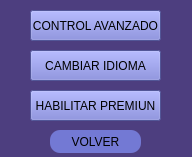
<?xml version="1.0" encoding="UTF-8"?>
<ui version="4.0">
 <class>Dialog</class>
 <widget class="QDialog" name="Dialog">
  <property name="geometry">
   <rect>
    <x>0</x>
    <y>0</y>
    <width>192</width>
    <height>157</height>
   </rect>
  </property>
  <property name="windowTitle">
   <string>Dialog</string>
  </property>
  <property name="styleSheet">
   <string notr="true">background-color: rgb(77, 62, 127);</string>
  </property>
  <widget class="QPushButton" name="btn_salir">
   <property name="geometry">
    <rect>
     <x>50</x>
     <y>130</y>
     <width>91</width>
     <height>23</height>
    </rect>
   </property>
   <property name="styleSheet">
    <string notr="true">background-color: rgb(115, 121, 212);
border-radius:10px;</string>
   </property>
   <property name="text">
    <string>VOLVER</string>
   </property>
  </widget>
  <widget class="QPushButton" name="btn_idioma">
   <property name="geometry">
    <rect>
     <x>30</x>
     <y>50</y>
     <width>131</width>
     <height>31</height>
    </rect>
   </property>
   <property name="styleSheet">
    <string notr="true">background-color: rgb(115, 121, 212);
</string>
   </property>
   <property name="text">
    <string>CAMBIAR IDIOMA</string>
   </property>
  </widget>
  <widget class="QPushButton" name="pushButton_3">
   <property name="geometry">
    <rect>
     <x>30</x>
     <y>90</y>
     <width>131</width>
     <height>31</height>
    </rect>
   </property>
   <property name="styleSheet">
    <string notr="true">background-color: rgb(115, 121, 212);
</string>
   </property>
   <property name="text">
    <string>HABILITAR PREMIUN</string>
   </property>
  </widget>
  <widget class="QPushButton" name="btn_abrir_kodi">
   <property name="geometry">
    <rect>
     <x>30</x>
     <y>10</y>
     <width>131</width>
     <height>31</height>
    </rect>
   </property>
   <property name="styleSheet">
    <string notr="true">background-color: rgb(115, 121, 212);
</string>
   </property>
   <property name="text">
    <string>CONTROL AVANZADO</string>
   </property>
  </widget>
 </widget>
 <resources/>
 <connections/>
</ui>
